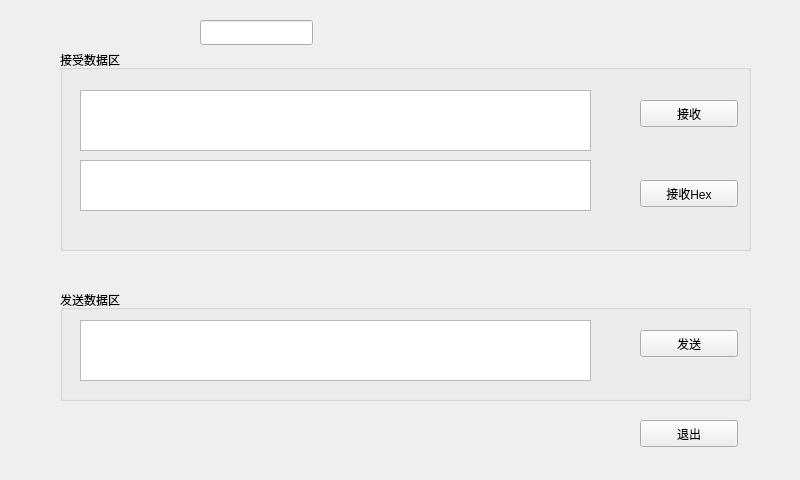
<?xml version="1.0" encoding="UTF-8"?>
<ui version="4.0">
 <class>ComTran</class>
 <widget class="QWidget" name="ComTran">
  <property name="geometry">
   <rect>
    <x>0</x>
    <y>0</y>
    <width>800</width>
    <height>480</height>
   </rect>
  </property>
  <property name="windowTitle">
   <string>Form</string>
  </property>
  <widget class="QGroupBox" name="groupBox">
   <property name="geometry">
    <rect>
     <x>60</x>
     <y>50</y>
     <width>691</width>
     <height>201</height>
    </rect>
   </property>
   <property name="title">
    <string>接受数据区</string>
   </property>
   <widget class="QTextEdit" name="teReceive">
    <property name="geometry">
     <rect>
      <x>20</x>
      <y>40</y>
      <width>511</width>
      <height>61</height>
     </rect>
    </property>
    <property name="html">
     <string>&lt;!DOCTYPE HTML PUBLIC &quot;-//W3C//DTD HTML 4.0//EN&quot; &quot;http://www.w3.org/TR/REC-html40/strict.dtd&quot;&gt;
&lt;html&gt;&lt;head&gt;&lt;meta name=&quot;qrichtext&quot; content=&quot;1&quot; /&gt;&lt;style type=&quot;text/css&quot;&gt;
p, li { white-space: pre-wrap; }
&lt;/style&gt;&lt;/head&gt;&lt;body style=&quot; font-family:'Sans'; font-size:10pt; font-weight:400; font-style:normal;&quot;&gt;
&lt;p style=&quot;-qt-paragraph-type:empty; margin-top:0px; margin-bottom:0px; margin-left:0px; margin-right:0px; -qt-block-indent:0; text-indent:0px; font-family:'Ubuntu'; font-size:11pt;&quot;&gt;&lt;br /&gt;&lt;/p&gt;&lt;/body&gt;&lt;/html&gt;</string>
    </property>
   </widget>
   <widget class="QPushButton" name="pbReceive">
    <property name="geometry">
     <rect>
      <x>580</x>
      <y>50</y>
      <width>98</width>
      <height>27</height>
     </rect>
    </property>
    <property name="text">
     <string>接收</string>
    </property>
   </widget>
   <widget class="QPushButton" name="pbRecHex">
    <property name="geometry">
     <rect>
      <x>580</x>
      <y>130</y>
      <width>98</width>
      <height>27</height>
     </rect>
    </property>
    <property name="text">
     <string>接收Hex</string>
    </property>
   </widget>
   <widget class="QTextBrowser" name="recBrowser">
    <property name="geometry">
     <rect>
      <x>20</x>
      <y>110</y>
      <width>511</width>
      <height>51</height>
     </rect>
    </property>
   </widget>
  </widget>
  <widget class="QGroupBox" name="groupBox_2">
   <property name="geometry">
    <rect>
     <x>60</x>
     <y>290</y>
     <width>691</width>
     <height>111</height>
    </rect>
   </property>
   <property name="title">
    <string>发送数据区</string>
   </property>
   <widget class="QTextEdit" name="teSend">
    <property name="geometry">
     <rect>
      <x>20</x>
      <y>30</y>
      <width>511</width>
      <height>61</height>
     </rect>
    </property>
    <property name="html">
     <string>&lt;!DOCTYPE HTML PUBLIC &quot;-//W3C//DTD HTML 4.0//EN&quot; &quot;http://www.w3.org/TR/REC-html40/strict.dtd&quot;&gt;
&lt;html&gt;&lt;head&gt;&lt;meta name=&quot;qrichtext&quot; content=&quot;1&quot; /&gt;&lt;style type=&quot;text/css&quot;&gt;
p, li { white-space: pre-wrap; }
&lt;/style&gt;&lt;/head&gt;&lt;body style=&quot; font-family:'Sans'; font-size:10pt; font-weight:400; font-style:normal;&quot;&gt;
&lt;p style=&quot;-qt-paragraph-type:empty; margin-top:0px; margin-bottom:0px; margin-left:0px; margin-right:0px; -qt-block-indent:0; text-indent:0px; font-family:'Ubuntu'; font-size:11pt;&quot;&gt;&lt;br /&gt;&lt;/p&gt;&lt;/body&gt;&lt;/html&gt;</string>
    </property>
   </widget>
   <widget class="QPushButton" name="pbSend">
    <property name="geometry">
     <rect>
      <x>580</x>
      <y>40</y>
      <width>98</width>
      <height>27</height>
     </rect>
    </property>
    <property name="text">
     <string>发送</string>
    </property>
   </widget>
  </widget>
  <widget class="QPushButton" name="pbExit">
   <property name="geometry">
    <rect>
     <x>640</x>
     <y>420</y>
     <width>98</width>
     <height>27</height>
    </rect>
   </property>
   <property name="text">
    <string>退出</string>
   </property>
  </widget>
  <widget class="QLineEdit" name="lineEdit">
   <property name="geometry">
    <rect>
     <x>200</x>
     <y>20</y>
     <width>113</width>
     <height>25</height>
    </rect>
   </property>
  </widget>
 </widget>
 <resources/>
 <connections/>
</ui>
